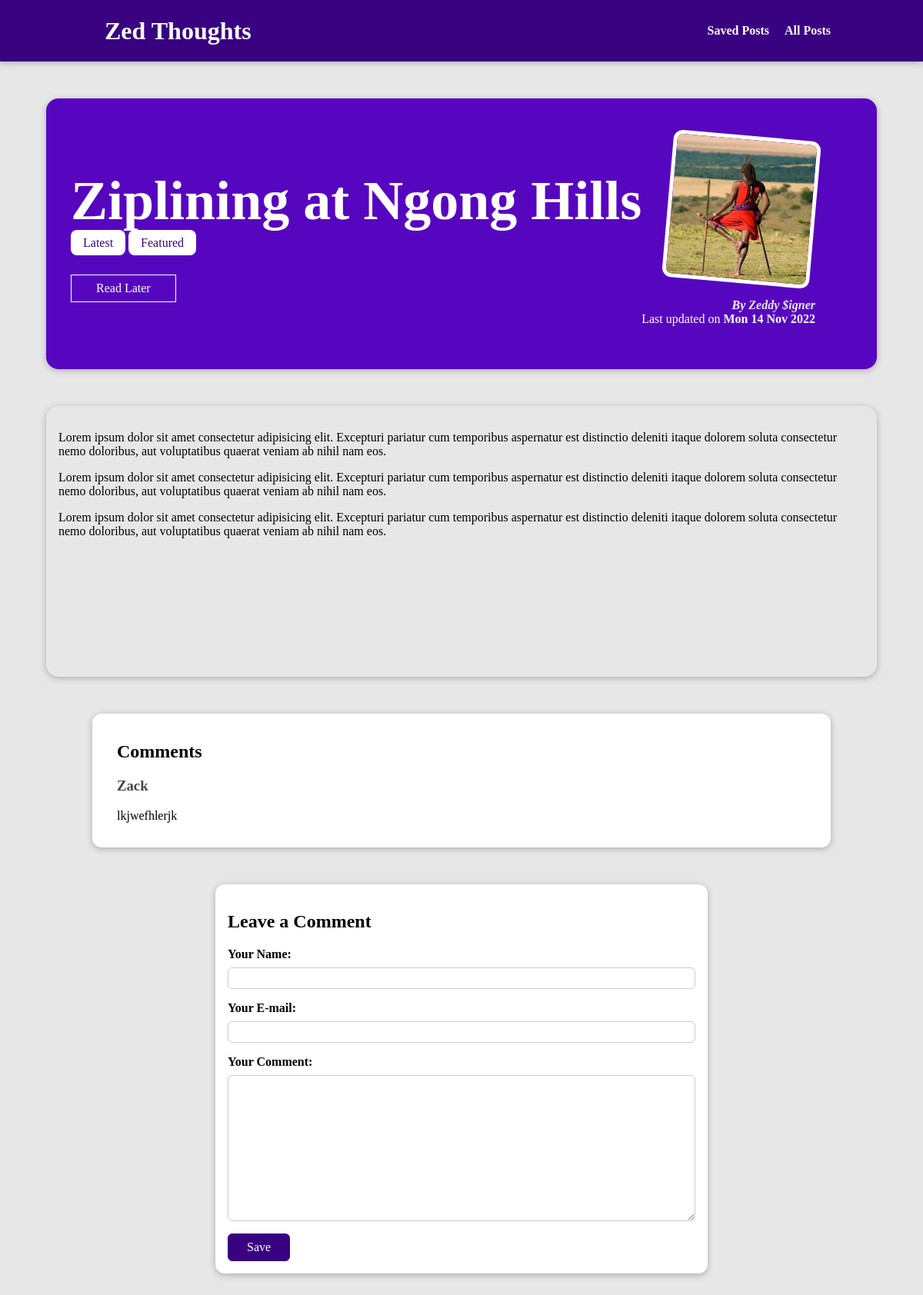
The page /posts/ziplining-at-ngong-hills on the database its author committed.
### blog/models.py (models this page shows, shortened)
class Post(models.Model):
    title = models.CharField(max_length=100)
    excerpt = models.CharField(max_length=200)
    image = models.ImageField(upload_to='posts', null=True)
    date = models.DateField(auto_now=True)
    slug = models.SlugField(unique=True, db_index=True)
    content = models.TextField(validators=[MinLengthValidator(200)])
    author = models.ForeignKey(Author, on_delete=models.SET_NULL, null=True, related_name='posts')
    tags = models.ManyToManyField(Tag)

class Tag(models.Model):
    caption = models.CharField(max_length=20)

class Author(models.Model):
    first_name = models.CharField(max_length=50)
    last_name = models.CharField(max_length=50)
    email_address = models.EmailField()
    def full_name(self):
        return f'{self.first_name} {self.last_name}'
    def __str__(self):
        return self.full_name()

class Comment(models.Model):
    user_name = models.CharField(max_length=70)
    user_email = models.EmailField()
    text = models.TextField(max_length=300)
    post = models.ForeignKey(Post, on_delete=models.CASCADE, related_name='comments')

### blog/views.py (the view, shortened to what this page needs)
# urls.py: path('posts/<slug:slug>', views.SinglePostView.as_view(), name='single-post'),
class SinglePostView(View):
    def is_saved_post(self, request, post_id):
        saved_posts = request.session.get('saved_posts')
        if saved_posts is not None:
            is_saved_for_later = post_id in saved_posts
        else:
            is_saved_for_later = False
        return is_saved_for_later
    def get(self, request, slug):
        post = Post.objects.get(slug=slug)
        context = {
            'post': post,
            'post_tags': post.tags.all(),
            'comment_form': CommentForm(),
            'comments': post.comments.all().order_by('-id'),
            'saved_for_later': self.is_saved_post(request, post.id)
        }
        return render(request, 'blog/post-detail.html', context)

### blog/forms.py
class CommentForm(forms.ModelForm):
    class Meta:
        model = Comment
        exclude =  ['post']
        labels = {
            'user_name': 'Your Name',
            'user_email': 'Your E-mail',
            'text': 'Your Comment'
        }

### blog/templates/blog/post-detail.html (shortened to what this page needs)
{% extends 'base.html' %}
{% load static %}
{% block css_files %}
    <link rel="stylesheet" href="{% static 'blog/post-detail.css' %}">
{% endblock %}
{% block content %}
    <section id="summary">
        <h2>{{ post.title }}</h2>
        <div>
            {% for tag in post_tags %}
                <span class="tag">{{ tag.caption }}</span>
            {% endfor %}
        </div>
        <div id="read-later">
            <form action="{% url 'readlater' %}" method="POST">
                <button>
                    {% if saved_for_later %}
                    Remove from list
                    {% else %}
                    Read Later
                    {% endif %}
                </button>
            </form>
        </div>
        <article>
            <img src="{{ post.image.url }}" alt="{{ post.title }}">
            <address>By <a href="mailto:{{ post.author.email_address }}">{{ post.author }}</a></address>
            <div>
                Last updated on <time>{{ post.date|date:'D d M Y' }}</time>
            </div>
        </article>
    </section>
    <main id="desc">
        {{ post.content|linebreaks }}
    </main>
    <section id="comments">
        <h2>Comments</h2>
        <ul>
            {% for comment in comments %}
                <li>
                    <h3>{{ comment.user_name }}</h3>
                    <span>{{ comment.text|linebreaks }}</span>
                </li>
            {% endfor %}
        </ul>
    </section>
    <section id="comment-form">
        <h2>Leave a Comment</h2>
        <form action="{% url 'single-post' post.slug %}" method="POST">
            {% for form_field in comment_form %}
                <div class="form-control {% if form_field.errors %}invalid{% endif %}">
                    {{ form_field.label_tag }}
                    {{ form_field }}
                </div>
            {% endfor %}
            <button type="submit">Save</button>
        </form>
    </section>
{% endblock %}

### static/app.css (style rules this page uses)
* { box-sizing: border-box; }
body { margin: 0; }
h1, h2, h3 { font-weight: bold; }

### blog/static/blog/post-detail.css (style rules this page uses)
body { background-color: #e7e7e7; }
#summary { margin: 8rem auto 3rem auto; padding: 2rem; width: 90%; max-width: 90rem; border-radius: 16px; background-color: #5706c0; position: relative; box-shadow: 0 2px 8px rgba(0, 0, 0, 0.25); height: 22rem; }
#summary h2 { color: white; font-size: 4.5rem; margin-bottom: 0.25rem; }
#summary article { position: absolute; top: 2rem; right: 3rem; padding: 1rem 2rem; border-radius: 12px; text-align: right; color: white; }
#summary article img { width: 12rem; height: 12rem; border-radius: 12px; transform: rotateZ(5deg); border: 5px solid white; margin-bottom: 1rem; }
#summary address { font-weight: bold; }
#summary a { color: #e7e7e7; text-decoration: none; }
#summary time { font-weight: bold; }
#desc { margin: 3rem auto 3rem auto; padding: 1rem; width: 90%; max-width: 100rem; border-radius: 16px; position: relative; box-shadow: 0 2px 8px rgba(0, 0, 0, 0.25); height: 22rem; }
.tag { background-color: white; color: #390281; padding: 0.5rem 1rem; border-radius: 8px; }
#comment-form { margin: 3rem auto; width: 90%; max-width: 40rem; border-radius: 12px; background-color: white; box-shadow: 0 2px 8px rgba(0, 0, 0, 0.25); padding: 1rem; }
#comment-form button { font: inherit; background-color: #390281; color: white; border: 1px solid #390281; padding: 0.5rem 1.5rem; border-radius: 6px; cursor: pointer; }
#comments { margin: 3rem auto; width: 90%; max-width: 60rem; border-radius: 12px; background-color: white; box-shadow: 0 2px 8px rgba(0, 0, 0, 0.25); padding: 1rem 2rem; }
#comments ul { list-style: none; margin: 0; padding: 0; }
#comments li { margin-bottom: 1rem; border-bottom: 2px solid #ccc; }
#comments h3 { color: #464646; }
#comments li:last-of-type { border-bottom: none; }
.form-control { margin-bottom: 1rem; }
.form-control label { font-weight: bold; margin-bottom: 0.5rem; display: block; }
.form-control input, .form-control textarea { display: block; width: 100%; font: inherit; padding: 0.25rem; border-radius: 6px; border: 1px solid #ccc; }
#read-later { margin: 2rem 0; }
#read-later button { background-color: transparent; color: white; font: inherit; border: 1px solid white; padding: 0.5rem 2rem; cursor: pointer; }

### rows shown on the page
Post: title "Ziplining at Ngong Hills", image (picture), author "Zeddy $igner", date "Mon 14 Nov 2022", content "Lorem ipsum dolor sit amet consectetur adipisicing elit. Excepturi pariatur cum temporibus aspernatur est distinctio deleniti itaque dolorem soluta consectetur nemo doloribus, aut voluptatibus quaerat veniam ab nihil nam eos. Lorem ipsum dolor sit amet consectetur adipisicing elit. Excepturi pariatur cum temporibus aspernatur est distinctio deleniti itaque dolorem soluta consectetur nemo doloribus, aut voluptatibus quaerat veniam ab nihil nam eos. Lorem ipsum dolor sit amet consectetur adipisicing elit. Excepturi pariatur cum temporibus aspernatur est distinctio deleniti itaque dolorem soluta consectetur nemo doloribus, aut voluptatibus quaerat veniam ab nihil nam eos."
Tag: caption "Latest"
Tag: caption "Featured"
Comment: user_name "Zack", text "lkjwefhlerjk"
